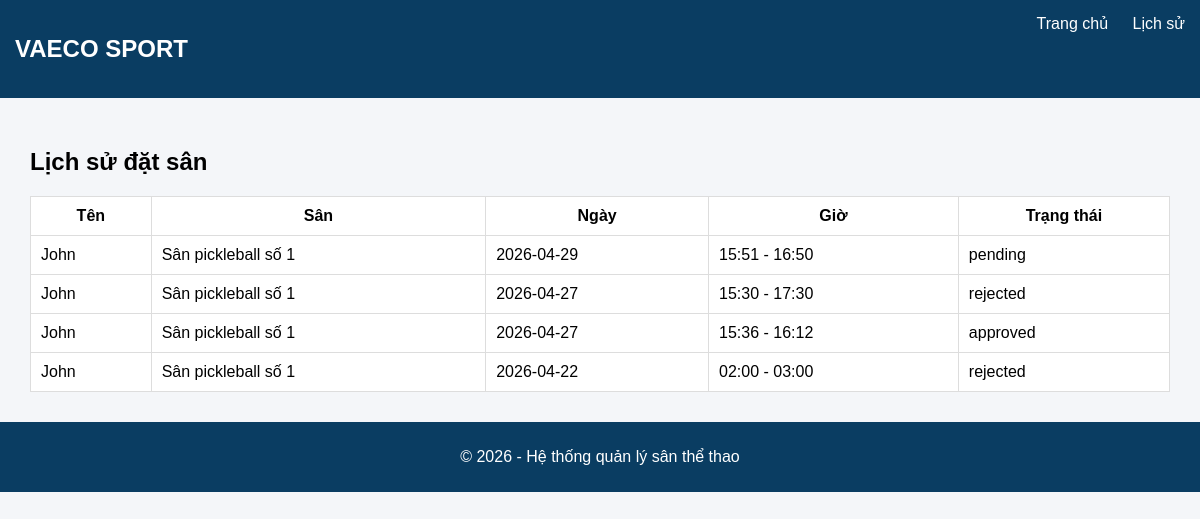
The app's page /history with its own data.
### tables this page shows
CREATE TABLE bookings (
        id INTEGER PRIMARY KEY AUTOINCREMENT,
        name TEXT,
        company_id TEXT,
        department TEXT,
        field TEXT,
        date TEXT,
        start_time TEXT,
        end_time TEXT,
        status TEXT
    );

### app.py (the view)
@app.route('/history')
def history():
    data = get_all_bookings()
    return render_template('history.html', data=data)

### models.py (called while the page is built)
def get_db():
    conn = sqlite3.connect(DB_NAME)
    conn.row_factory = sqlite3.Row
    return conn

def get_all_bookings():
    conn = get_db()
    try:
        return conn.execute(
            "SELECT * FROM bookings ORDER BY date DESC, start_time ASC"
        ).fetchall()
    finally:
        conn.close()

### templates/history.html
{% extends "base.html" %}
{% block content %}
<h2>Lịch sử đặt sân</h2>
<table>
<tr>
<th>Tên</th>
<th>Sân</th>
<th>Ngày</th>
<th>Giờ</th>
<th>Trạng thái</th>
</tr>
{% for b in data %}
<tr>
<td>{{b.name}}</td>
<td>{{b.field}}</td>
<td>{{b.date}}</td>
<td>{{b.start_time}} - {{b.end_time}}</td>
<td>{{b.status}}</td>
</tr>
{% endfor %}
</table>
{% endblock %}

### templates/base.html (shortened to what this page needs)
<!DOCTYPE html>
<html lang="vi">
<head>
<link rel="stylesheet" href="/static/style.css">
</head>
<body>
<header class="navbar">
    <h2>VAECO SPORT</h2>
    <nav>
        <a href="/">Trang chủ</a>
        <a href="/history">Lịch sử</a>
    </nav>
</header>
<div class="container">
{% block content %}{% endblock %}
</div>
<footer>
    <p>© 2026 - Hệ thống quản lý sân thể thao</p>
</footer>
</body>
</html>

### static/style.css (style rules this page uses)
body { margin: 0; font-family: Arial; background: #f4f6f9; }
.navbar { background: #0a3d62; color: white; padding: 15px; display: flex; justify-content: space-between; }
.navbar a { color: white; margin-left: 20px; text-decoration: none; }
.container { padding: 30px; }
table { width: 100%; background: white; border-collapse: collapse; }
td, th { padding: 10px; border: 1px solid #ddd; }
footer { text-align: center; padding: 10px; background: #0a3d62; color: white; }

### records on screen
bookings: name "John", field "Sân pickleball số 1", date "2026-04-29", start_time "15:51", end_time "16:50", status "pending"
bookings: name "John", field "Sân pickleball số 1", date "2026-04-27", start_time "15:30", end_time "17:30", status "rejected"
bookings: name "John", field "Sân pickleball số 1", date "2026-04-27", start_time "15:36", end_time "16:12", status "approved"
bookings: name "John", field "Sân pickleball số 1", date "2026-04-22", start_time "02:00", end_time "03:00", status "rejected"
